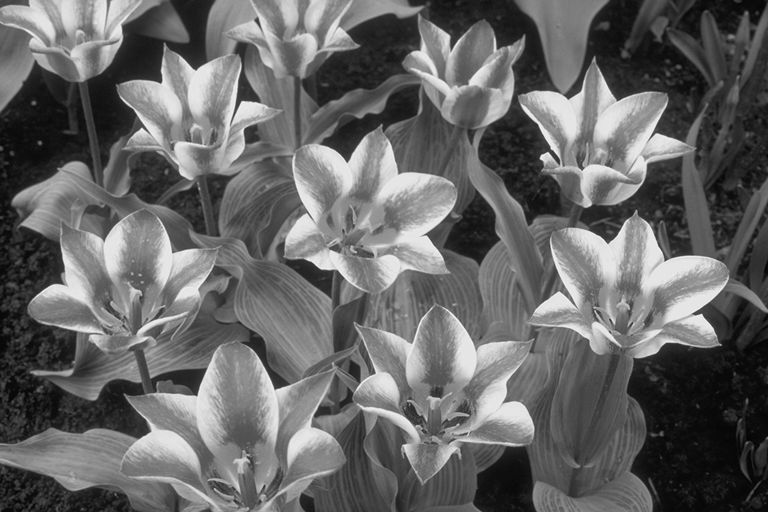
#> input picture Documents/CSCI1133/TA /final/tulips_8bit.png, 768 x 512 px
$ python workout.py   (older library calls are emulated)
#> lines starting #> are read from the running program, lines starting #| are printed output that depends on the picture
### Documents/CSCI1133/TA /final/warmup.py
# 1133 Extra Lab
# Warm Up
import numpy as np

# [33 lines that do not run on import are left out]

def clamp(im):
    rows, cols = im.shape
    new_im = np.array(im)
    for row in range(rows):
        for col in range(cols):
            if new_im[row, col] > 255:
                new_im[row, col] = 255
            elif new_im[row, col] < 0:
                new_im[row, col] = 0
    return new_im

# [5 lines left out: function clamp2, not called in this run]

### Documents/CSCI1133/TA /final/workout.py
from scipy.ndimage import imread
from scipy.misc import imshow, imsave
from warmup import clamp
import numpy as np

def mean_filter(image):
    new_image = np.array(image) # copy image
    rows, cols = new_image.shape
    for row in range(rows):
        for col in range(cols):
            suma = 0
            for n_row in range(row - 1, row + 2):
                for n_col in range(col - 1, col + 2):
                    # Be careful not to go outside the array bounds (might be
                    # useful to define helper function)
                    if n_row < rows and n_row >= 0 and \
                            n_col < cols and n_col >= 0:
                        # Be sure not to use the new image
                        suma += image[n_row, n_col]
            new_image[row, col] = suma//9 # 8-connected neighbors
    return new_image

def sobel_edge(image):
    new_image = np.array(image) # copy image
    # y-direction edge ditection
    mw = np.array([
        [1,  2,  1],
        [0,  0,  0],
       [-1, -2, -1]
    ])
    mw_rows, mw_cols = mw.shape
    rows, cols = new_image.shape
    for row in range(rows):
        for col in range(cols):
            sum_y = 0
            for n_row in range(row - 1, row + 2):
                for n_col in range(col - 1, col + 2):
                    # Be careful not to go outside the array bounds (might be
                    # useful to define helper function)
                    if n_row < rows and n_row >= 0 and \
                            n_col < cols and n_col >= 0:
                        mw_row = n_row - row + 1
                        mw_col = n_col - col + 1
                        if mw_row < 3 and mw_row >= 0 \
                                and mw_col < 3 and mw_col >= 0:
                            sum_y += image[n_row, n_col]*mw[mw_row, mw_col]
            new_image[row, col] = sum_y # 8-connected neighbors
    return clamp(new_image)

def main():
    c = imread('tulips_8bit.png')
#> c is the input picture: shape (512, 768); min 3, max 242, mean 101.5
    c2 = mean_filter(c)
    c2 = mean_filter(c2)
    c2 = mean_filter(c2)
#> after the loop in mean_filter (call 3), `for row in range(rows):`:
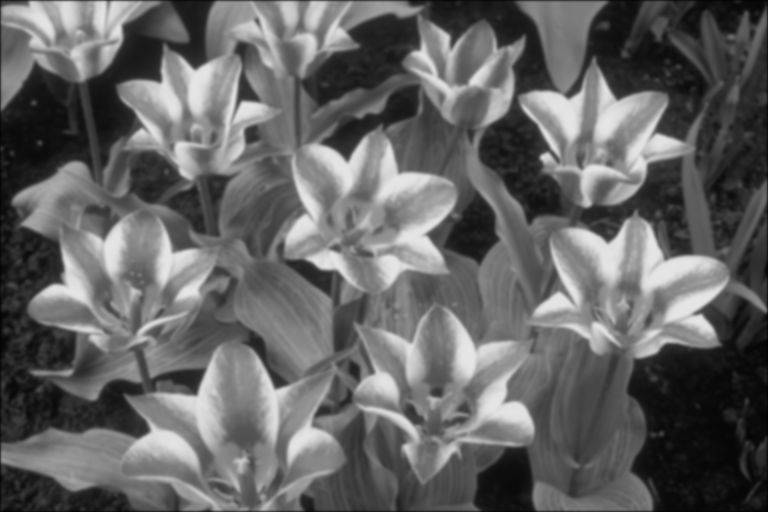
#> new_image: shape (512, 768); min 1, max 229, mean 99.9
    imsave('tulips_8bit_mean.png', c2)
    c3 = sobel_edge(c)
#> after the loop in sobel_edge, `for row in range(rows):`:
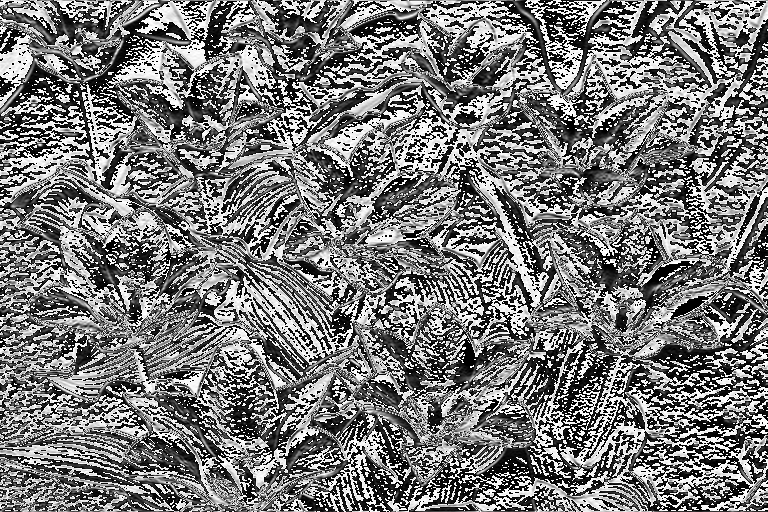
#> new_image: shape (512, 768); min 0, max 255, mean 120.8
    imsave('tulips_8bit_sobel.png', c3)

if __name__ == '__main__':
    main()

$ run again, with Documents/CSCI1133/TA /final/Copy.png copied over Documents/CSCI1133/TA /final/tulips_8bit.png
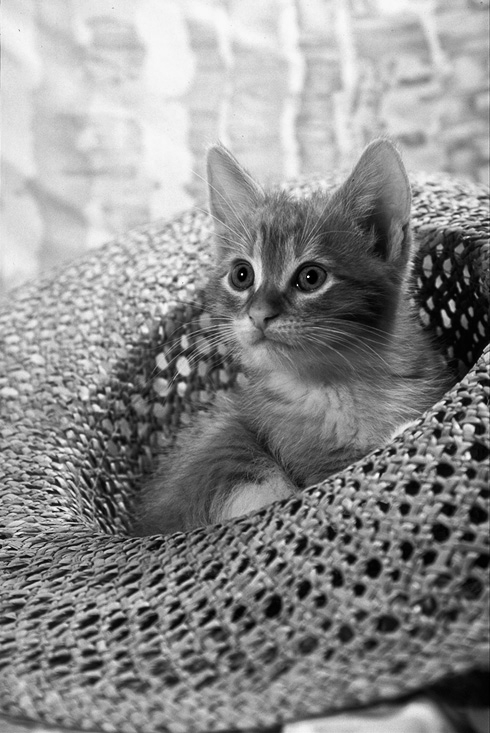
#> input picture Documents/CSCI1133/TA /final/Copy.png, 490 x 733 px
#> in main, c is the input picture: shape (733, 490); min 0, max 252, mean 140.9
#> after the loop in mean_filter (call 2), `for row in range(rows):`:
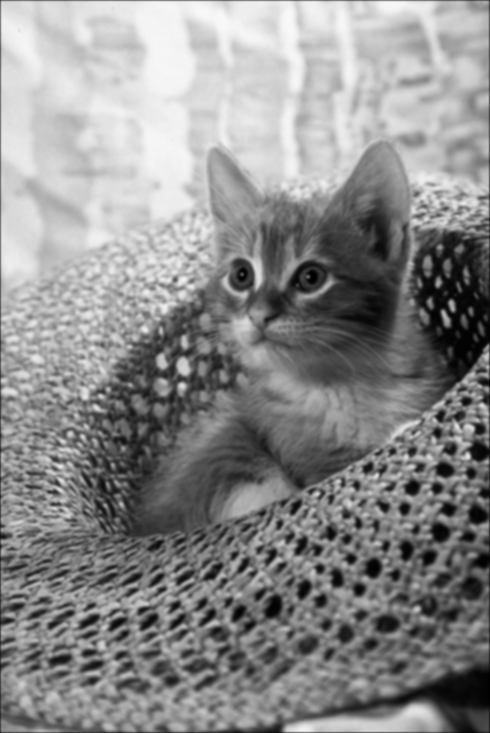
#> new_image: shape (733, 490); min 0, max 248, mean 139.4
#> after the loop in sobel_edge, `for row in range(rows):`:
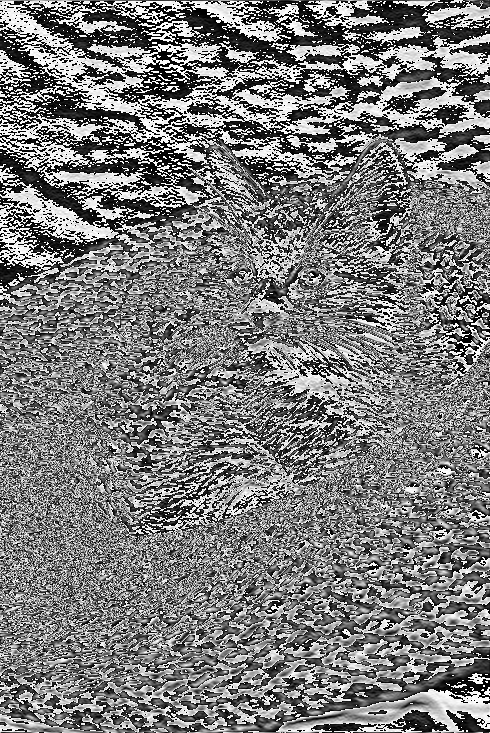
#> new_image: shape (733, 490); min 0, max 255, mean 123.4
